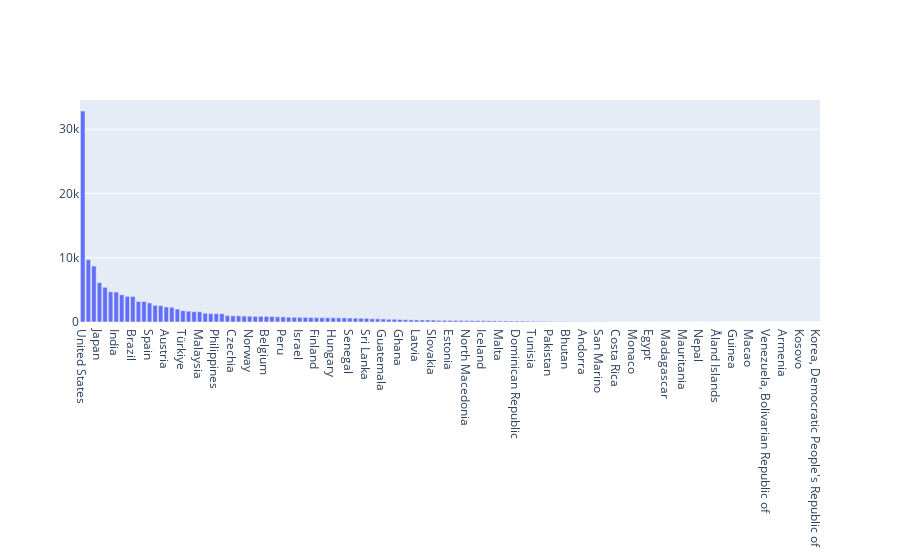

Write notebook code for a chart like this one.
### Code cell
# Display the singleplayer games by country
fig = go.Figure(data=[
    go.Bar(name='Singleplayer', x=[key for key in singleplayer_pre_mapping_countries_map], y=[singleplayer_pre_mapping_countries_map[key] for key in singleplayer_pre_mapping_countries_map])
])
fig.show()

### Figure 1 — Plotly figure (JSON) as saved in the notebook; plotly's stock layout.template omitted (floating-point values rounded to 4 significant figures; data arrays with more than 128 entries replaced by an {"elided": "..."} marker saying what was removed)
{"data": [{"name": "Singleplayer", "type": "bar", "x": {"elided": "133 str values"}, "y": {"elided": "133 int values"}}], "layout": {}}
